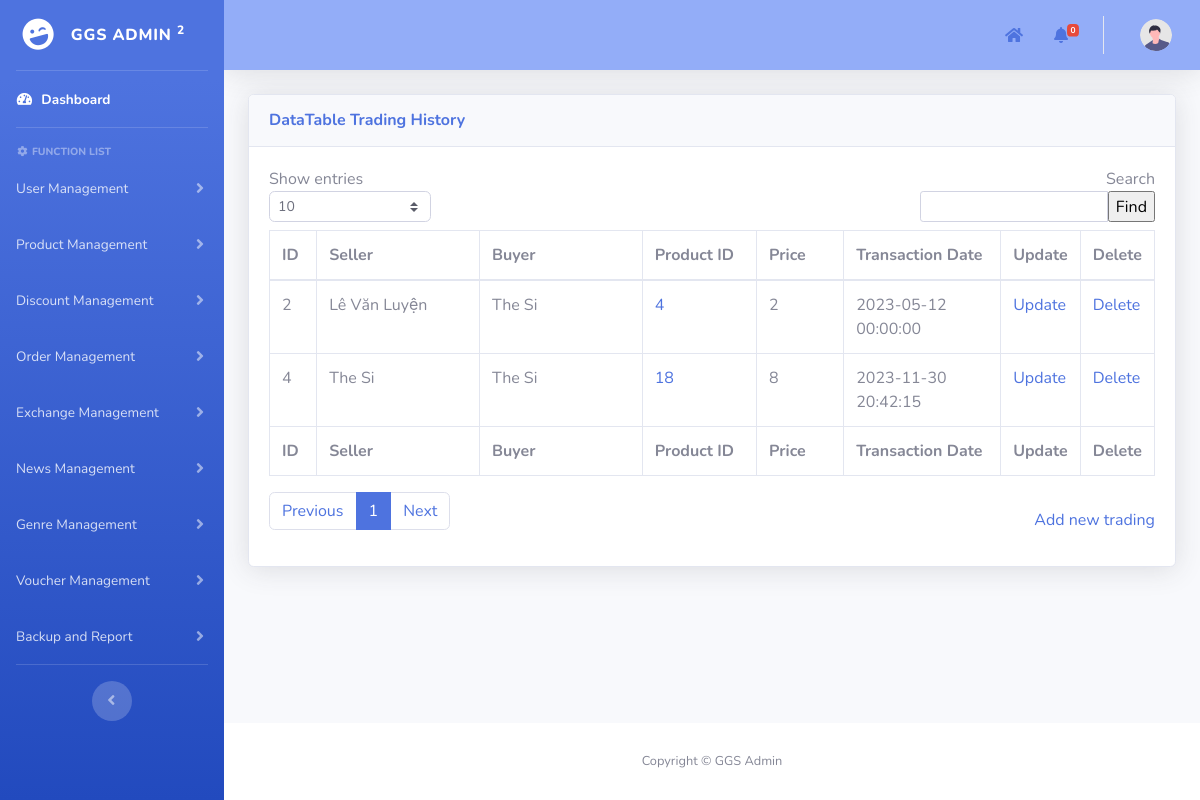
The page /admin/pages/exchangeManagement/tradings_history.php on the database as committed earlier.
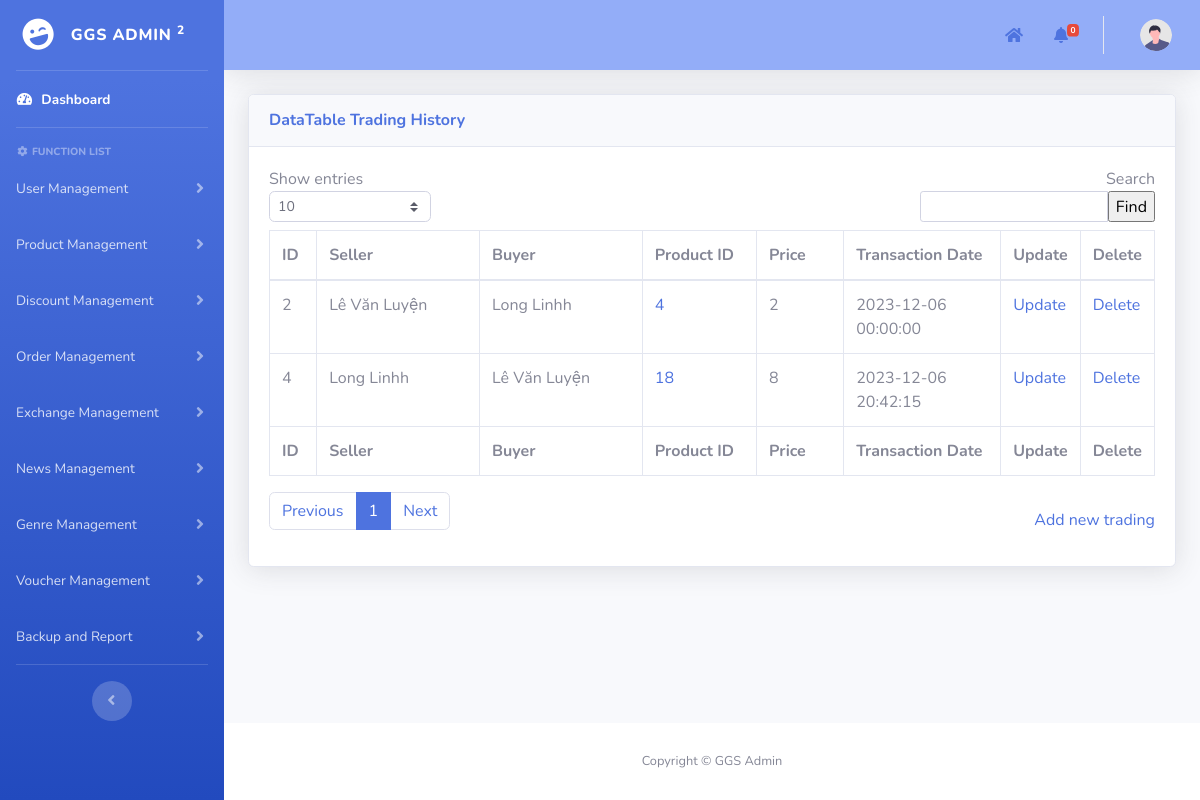
The same page on the database as committed later.
### tables this page shows
CREATE TABLE `tradings_history` (
  `id` int(11) NOT NULL AUTO_INCREMENT,
  `buyer_id` int(11) NOT NULL,
  `product_id` int(11) NOT NULL,
  `price` int(11) NOT NULL,
  `transaction_date` datetime NOT NULL,
  PRIMARY KEY (`id`),
  KEY `tradings_history_ibfk_2` (`buyer_id`),
  KEY `tradings_history_ibfk_3` (`product_id`),
  CONSTRAINT `tradings_history_ibfk_2` FOREIGN KEY (`buyer_id`) REFERENCES `users` (`id`) ON DELETE CASCADE ON UPDATE CASCADE,
  CONSTRAINT `tradings_history_ibfk_3` FOREIGN KEY (`product_id`) REFERENCES `purchased_products` (`id`) ON DELETE CASCADE ON UPDATE CASCADE
);

CREATE TABLE `users` (
  `id` int(11) NOT NULL AUTO_INCREMENT,
  `username` varchar(50) NOT NULL,
  `password` varchar(100) NOT NULL,
  `role` enum('user','manufacturer','developer') NOT NULL,
  `full_name` varchar(60) NOT NULL,
  `phone_number` varchar(10) NOT NULL,
  `email` varchar(100) NOT NULL,
  `Gcoin` int(11) NOT NULL DEFAULT 0,
  `locked_until` date DEFAULT NULL,
  `login_attempts` int(11) NOT NULL,
  `lastest_login` date NOT NULL DEFAULT '1900-01-01',
  `number_spins` int(11) NOT NULL,
  PRIMARY KEY (`id`)
);

### admin/pages/add_template.php (called while the page is built, shortened)
<?php
include("../template/template.php");
?>

### admin/pages/exchangeManagement/tradings_history.php (the view, shortened to what the changed rows need)
<?php
include("../add_template.php");
function main()
{
    include("../../../mod/database_connection.php");
    $search = isset($_POST["search"]) ? $_POST["search"] : "";
    $show_entries = isset($_POST["show_entries"]) ? $_POST["show_entries"] : 10;
    if (isset($_GET['page'])) {
        $page = $_GET['page'];
    } else {
        $page = 1;
    }
    if ($page == 1) {
        $begin = 0;
    } else {
        $begin = ($page * $show_entries) - $show_entries;
    }
    $query = "SELECT us.full_name as Seller,th.*,ub.full_name as Buyer FROM `tradings_history` th
    INNER JOIN users ub ON ub.id = th.buyer_id
    INNER JOIN purchased_products pd ON pd.id = th.product_id
    INNER JOIN users us ON us.id = pd.customer_id
    WHERE ub.full_name LIKE '%$search%' OR us.full_name LIKE '%$search%'";
    $query .= "LIMIT $begin, $show_entries";
    $stmt = $conn->prepare($query);
    if (!$stmt->execute()) {
        die("Execute failed: " . $stmt->error);
    }
    $result = $stmt->get_result();
    ?>
    <div class="container-fluid">
        <form method="post" name="frmDataDiscount">
            <div class="card shadow mb-4">
                <div class="card-body">
                    <div class="table-responsive">
                        <div id="dataTable_wrapper" class="dataTables_wrapper dt-bootstrap4">
                            <div id="table_data_return">
                                <div class="row">
                                    <div class="col-sm-12">
                                        <table class="table table-bordered dataTable" id="dataTable" width="100%"
                                            cellspacing="0" role="grid" aria-describedby="dataTable_info"
                                            style="width: 100%;">
                                            <thead>
                                                <tr role="row">
                                                    <th class="sorting sorting_asc" tabindex="0" aria-controls="dataTable"
                                                        rowspan="1" colspan="1" aria-sort="ascending"
                                                        aria-label="ID: activate to sort column descending"
                                                        style="width: 50px;">
                                                        ID
                                                    </th>
                                                    <th class="sorting" tabindex="0" aria-controls="dataTable" rowspan="1"
                                                        colspan="1"
                                                        aria-label="Order date: activate to sort column ascending"
                                                        style="width: 210px;">
                                                        Seller</th>
                                                    <th class="sorting" tabindex="0" aria-controls="dataTable" rowspan="1"
                                                        colspan="1" aria-label="Customer: activate to sort column ascending"
                                                        style="width: 210px;">
                                                        Buyer
                                                    </th>
                                                    <th class="sorting" tabindex="0" aria-controls="dataTable" rowspan="1"
                                                        colspan="1"
                                                        aria-label="Total amount: activate to sort column ascending"
                                                        style="width: 130px;">
                                                        Product ID
                                                    </th>
                                                    <th class="sorting" tabindex="0" aria-controls="dataTable" rowspan="1"
                                                        colspan="1" aria-label="Status: activate to sort column ascending"
                                                        style="width: 100px;">
                                                        Price</th>
                                                    <th class="sorting" tabindex="0" aria-controls="dataTable" rowspan="1"
                                                        colspan="1" aria-label="Status: activate to sort column ascending"
                                                        style="width: 180px;">
                                                        Transaction Date</th>
                                                    <th class="sorting" tabindex="0" aria-controls="dataTable" rowspan="1"
                                                        colspan="1" aria-label="Age: activate to sort column ascending"
                                                        style="width: 70px;">Update
                                                    </th>
                                                    <th class="sorting" tabindex="0" aria-controls="dataTable" rowspan="1"
                                                        colspan="1" aria-label="Age: activate to sort column ascending"
                                                        style="width: 70px;">Delete
                                                    </th>
                                                </tr>
                                            </thead>
                                            <tfoot>
                                                <tr>
                                                    <th rowspan="1" colspan="1">ID</th>
                                                    <th rowspan="1" colspan="1">Seller</th>
                                                    <th rowspan="1" colspan="1">Buyer</th>
                                                    <th rowspan="1" colspan="1">Product ID</th>
                                                    <th rowspan="1" colspan="1">Price</th>
                                                    <th rowspan="1" colspan="1">Transaction Date</th>
                                                    <th rowspan="1" colspan="1">Update</th>
                                                    <th rowspan="1" colspan="1">Delete</th>
                                                </tr>
                                            </tfoot>
                                            <tbody>
                                                <?php
                                                if ($result->num_rows > 0) {
                                                    while ($row = $result->fetch_assoc()) { ?>
                                                        <tr>
                                                            <td>
                                                                <?php echo $row['id']; ?>
                                                            </td>
                                                            <td>
                                                                <?php echo $row['Seller']; ?>
                                                            </td>
                                                            <td>
                                                                <?php echo $row['Buyer']; ?>
                                                            </td>
                                                            <td>
                                                                <a href="./exchanges_management.php?id=<?= $row['product_id']; ?>">
                                                                    <?= $row['product_id']; ?>
                                                                </a>
                                                            </td>
                                                            <td>
                                                                <?php echo $row['price']; ?>
                                                            </td>
                                                            <td>
                                                                <?php echo $row['transaction_date']; ?>
                                                            </td>
                                                            <td><a
                                                                    href="update_trading.php?id=<?php echo $row['id']; ?>">Update</a>
                                                            </td>
                                                            <td><a
                                                                    href="javascript:deleteItem(<?php echo $row['id']; ?>)">Delete</a>
                                                            </td>
                                                        </tr>
                                                        <?php
                                                    }
                                                } else {
                                                    echo '<td style="border: none;">No results found.</td>';
                                                }
                                                ?>
                                            </tbody>
                                        </table>
                                    </div>
                                </div>
                            </div>
                        </div>
                    </div>
                </div>
            </div>
        </form>
    </div>
<?php }
?>

Rows that differ between the two databases and show on the page:
changed tradings_history id 2: buyer.full_name "The Si" → "Long Linhh"; transaction_date "2023-05-12 00:00:00" → "2023-12-06 00:00:00"
changed tradings_history id 4: users.full_name "The Si" → "Long Linhh"; buyer.full_name "The Si" → "Lê Văn Luyện"; transaction_date "2023-11-30 20:42:15" → "2023-12-06 20:42:15"
